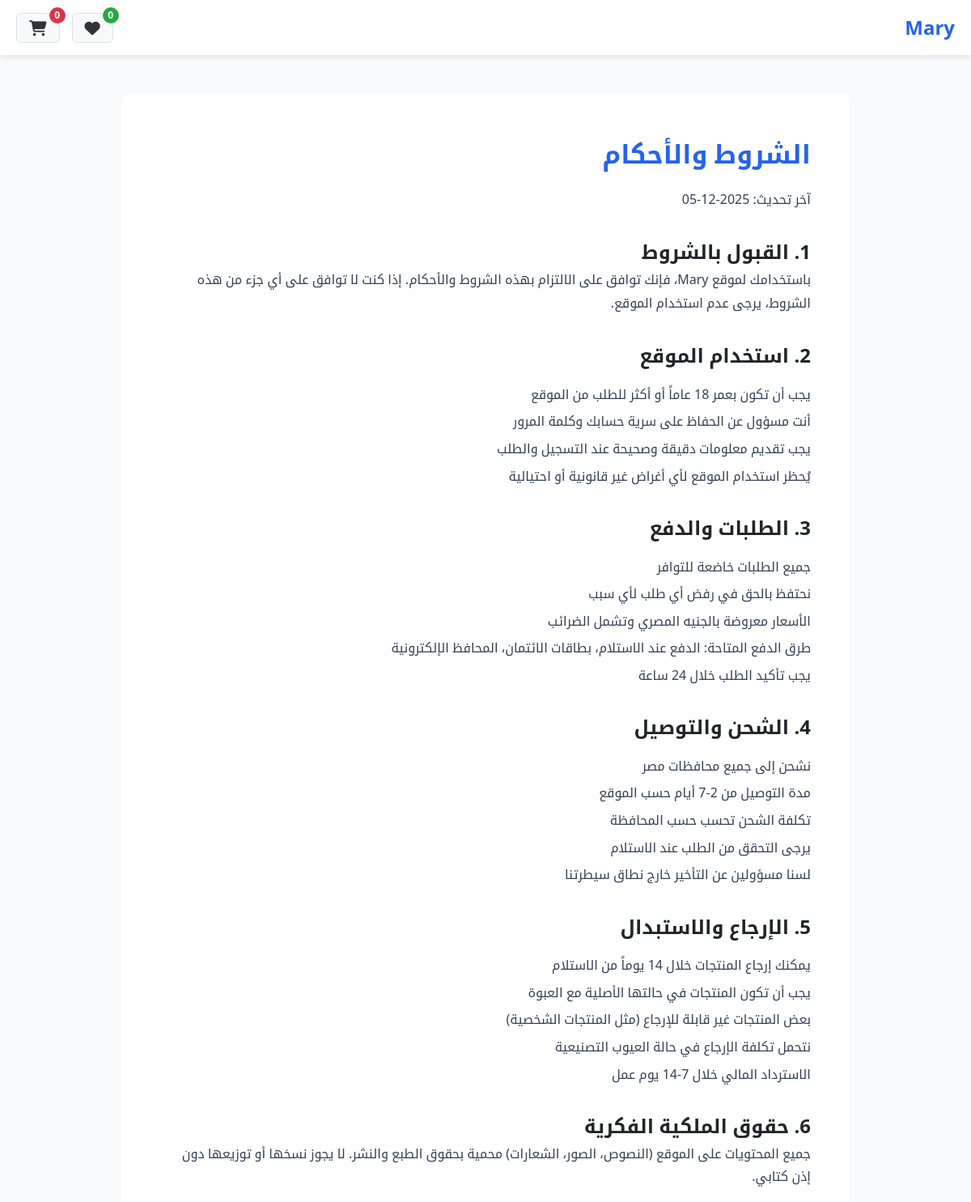
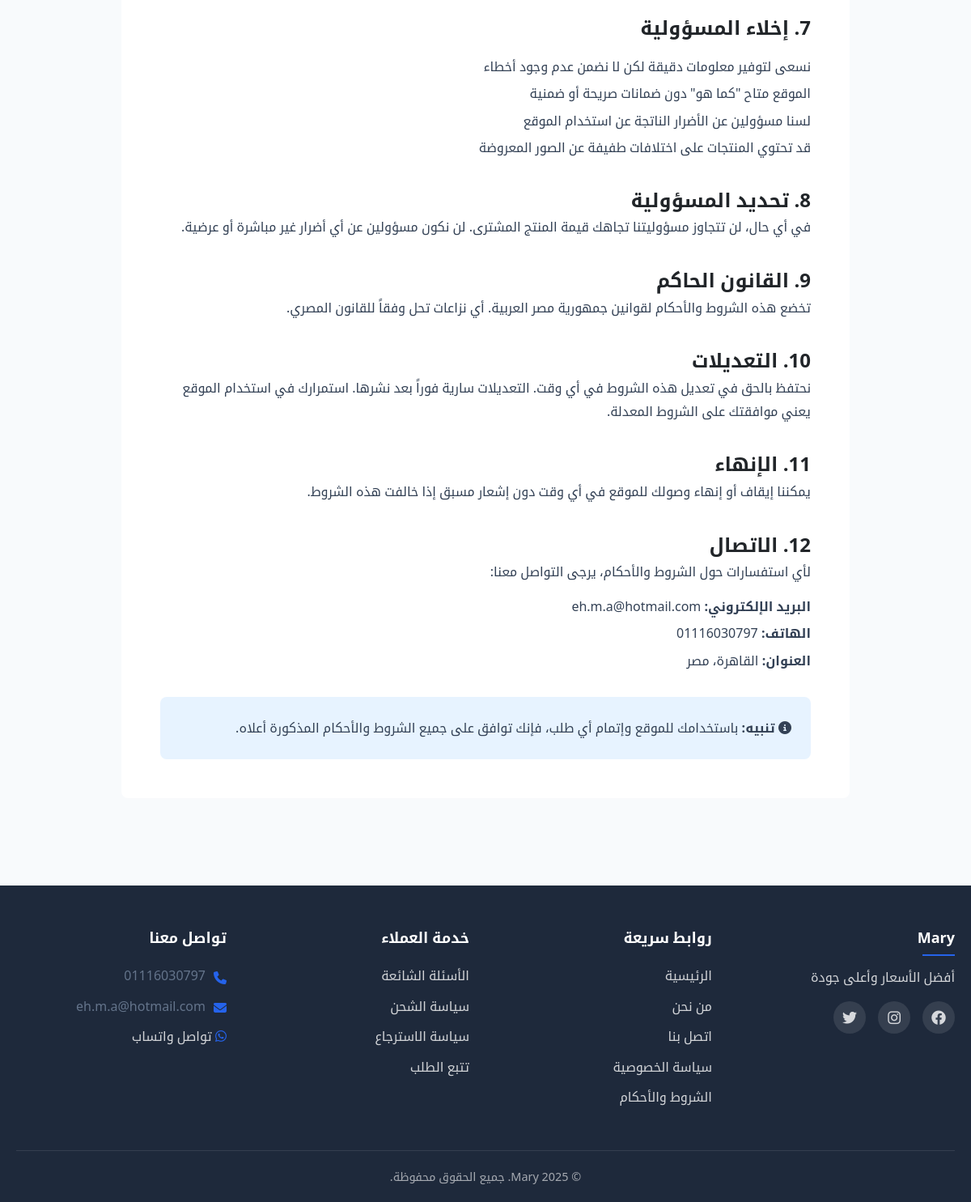
Page /terms.php on the committed database (2 pictures, top to bottom).
### tables this page shows
CREATE TABLE `settings` (
  `id` int(11) NOT NULL,
  `setting_key` varchar(100) NOT NULL,
  `setting_value` text DEFAULT NULL,
  `setting_type` enum('text','number','boolean','json') DEFAULT 'text',
  `created_at` timestamp NOT NULL DEFAULT current_timestamp(),
  `updated_at` timestamp NOT NULL DEFAULT current_timestamp() ON UPDATE current_timestamp()
);

### functions.php (called while the page is built, shortened)
<?php
require_once 'config.php';
function getCartCount() {
    $count = 0;
    return $count;
}
if (!function_exists('getSetting')) {
    function getSetting($key, $default = '') {
        global $pdo;
        try {
            $stmt = $pdo->prepare("SELECT setting_value FROM settings WHERE setting_key = ?");
            $stmt->execute([$key]);
            $result = $stmt->fetchColumn();
            return $result !== false ? $result : $default;
        } catch (Exception $e) {
            return $default;
        }
    }
}
function getWishlistCount() {
    if (!isset($_SESSION['customer_id'])) {
        return 0;
    }
    global $pdo;
    $stmt = $pdo->prepare("SELECT COUNT(*) FROM wishlists WHERE customer_id = ?");
    $stmt->execute([$_SESSION['customer_id']]);
    return $stmt->fetchColumn();
}
 ?>

### terms.php (the view, shortened to what this page needs)
<?php
require_once 'functions.php';
$storeName = getSetting('store_name', 'متجر إلكتروني');
$storeDescription = getSetting('store_description', '');
?>
<!DOCTYPE html>
<html lang="ar" dir="rtl">
<head>
    <link rel="stylesheet" href="assets/css/styles.css">
    <link rel="stylesheet" href="https://cdnjs.cloudflare.com/ajax/libs/font-awesome/6.4.0/css/all.min.css">
</head>
<body>
<header class="site-header">
        <div class="container">
            <div class="header-content">
                <div class="logo">
                    <a href="index.php"><h1><?= htmlspecialchars($storeName) ?></h1></a>
                </div>
                <div class="header-actions">
                <a href="wishlist.php" class="wishlist-btn">
                    <i class="fas fa-heart"></i>
                    <span class="wishlist-count" id="wishlist-count">
                        <?= getWishlistCount() ?>
                    </span>
                </a>
                    <a href="cart.php" class="cart-btn">
                        <i class="fas fa-shopping-cart"></i>
                        <span class="cart-count"><?= getCartCount() ?></span>
                    </a>
                </div>
            </div>
        </div>
    </header>
    <main class="terms-page">
        <div class="container">
            <div class="terms-content">
                <h1>الشروط والأحكام</h1>
                <p>آخر تحديث: <?= date('Y-m-d') ?></p>
                <h2>1. القبول بالشروط</h2>
                <p>باستخدامك لموقع <?= htmlspecialchars($storeName) ?>، فإنك توافق على الالتزام بهذه الشروط والأحكام. إذا كنت لا توافق على أي جزء من هذه الشروط، يرجى عدم استخدام الموقع.</p>
                <h2>2. استخدام الموقع</h2>
                <ul>
                    <li>يجب أن تكون بعمر 18 عاماً أو أكثر للطلب من الموقع</li>
                    <li>أنت مسؤول عن الحفاظ على سرية حسابك وكلمة المرور</li>
                    <li>يجب تقديم معلومات دقيقة وصحيحة عند التسجيل والطلب</li>
                    <li>يُحظر استخدام الموقع لأي أغراض غير قانونية أو احتيالية</li>
                </ul>
                <h2>3. الطلبات والدفع</h2>
                <ul>
                    <li>جميع الطلبات خاضعة للتوافر</li>
                    <li>نحتفظ بالحق في رفض أي طلب لأي سبب</li>
                    <li>الأسعار معروضة بالجنيه المصري وتشمل الضرائب</li>
                    <li>طرق الدفع المتاحة: الدفع عند الاستلام، بطاقات الائتمان، المحافظ الإلكترونية</li>
                    <li>يجب تأكيد الطلب خلال 24 ساعة</li>
                </ul>
                <h2>4. الشحن والتوصيل</h2>
                <ul>
                    <li>نشحن إلى جميع محافظات مصر</li>
                    <li>مدة التوصيل من 2-7 أيام حسب الموقع</li>
                    <li>تكلفة الشحن تحسب حسب المحافظة</li>
                    <li>يرجى التحقق من الطلب عند الاستلام</li>
                    <li>لسنا مسؤولين عن التأخير خارج نطاق سيطرتنا</li>
                </ul>
                <h2>5. الإرجاع والاستبدال</h2>
                <ul>
                    <li>يمكنك إرجاع المنتجات خلال 14 يوماً من الاستلام</li>
                    <li>يجب أن تكون المنتجات في حالتها الأصلية مع العبوة</li>
                    <li>بعض المنتجات غير قابلة للإرجاع (مثل المنتجات الشخصية)</li>
                    <li>نتحمل تكلفة الإرجاع في حالة العيوب التصنيعية</li>
                    <li>الاسترداد المالي خلال 7-14 يوم عمل</li>
                </ul>
                <h2>6. حقوق الملكية الفكرية</h2>
                <p>جميع المحتويات على الموقع (النصوص، الصور، الشعارات) محمية بحقوق الطبع والنشر. لا يجوز نسخها أو توزيعها دون إذن كتابي.</p>
                <h2>7. إخلاء المسؤولية</h2>
                <ul>
                    <li>نسعى لتوفير معلومات دقيقة لكن لا نضمن عدم وجود أخطاء</li>
                    <li>الموقع متاح "كما هو" دون ضمانات صريحة أو ضمنية</li>
                    <li>لسنا مسؤولين عن الأضرار الناتجة عن استخدام الموقع</li>
                    <li>قد تحتوي المنتجات على اختلافات طفيفة عن الصور المعروضة</li>
                </ul>
                <h2>8. تحديد المسؤولية</h2>
                <p>في أي حال، لن تتجاوز مسؤوليتنا تجاهك قيمة المنتج المشترى. لن نكون مسؤولين عن أي أضرار غير مباشرة أو عرضية.</p>
                <h2>9. القانون الحاكم</h2>
                <p>تخضع هذه الشروط والأحكام لقوانين جمهورية مصر العربية. أي نزاعات تحل وفقاً للقانون المصري.</p>
                <h2>10. التعديلات</h2>
                <p>نحتفظ بالحق في تعديل هذه الشروط في أي وقت. التعديلات سارية فوراً بعد نشرها. استمرارك في استخدام الموقع يعني موافقتك على الشروط المعدلة.</p>
                <h2>11. الإنهاء</h2>
                <p>يمكننا إيقاف أو إنهاء وصولك للموقع في أي وقت دون إشعار مسبق إذا خالفت هذه الشروط.</p>
                <h2>12. الاتصال</h2>
                <p>لأي استفسارات حول الشروط والأحكام، يرجى التواصل معنا:</p>
                <ul>
                    <li><strong>البريد الإلكتروني:</strong> <?= getSetting('store_email', 'legal@store.com') ?></li>
                    <li><strong>الهاتف:</strong> <?= getSetting('store_phone', '+20 100 000 0000') ?></li>
                    <li><strong>العنوان:</strong> القاهرة، مصر</li>
                </ul>
                <div style="background: #e7f3ff; padding: 1.5rem; border-radius: 8px; margin-top: 2rem;">
                    <p style="margin: 0;"><i class="fas fa-info-circle"></i> <strong>تنبيه:</strong> باستخدامك للموقع وإتمام أي طلب، فإنك توافق على جميع الشروط والأحكام المذكورة أعلاه.</p>
                </div>
            </div>
        </div>
    </main>
    <footer class="site-footer">
        <div class="container">
            <div class="footer-content">
                <div class="footer-section">
                    <h3><?= htmlspecialchars($storeName) ?></h3>
                    <p><?= htmlspecialchars($storeDescription) ?></p>
                    <div class="social-links">
                        <?php if ($fb = getSetting('facebook_url')): ?>
                            <a href="<?= htmlspecialchars($fb) ?>" target="_blank"><i class="fab fa-facebook"></i></a>
                        <?php endif; ?>
                        <?php if ($ig = getSetting('instagram_url')): ?>
                            <a href="<?= htmlspecialchars($ig) ?>" target="_blank"><i class="fab fa-instagram"></i></a>
                        <?php endif; ?>
                        <?php if ($tw = getSetting('twitter_url')): ?>
                            <a href="<?= htmlspecialchars($tw) ?>" target="_blank"><i class="fab fa-twitter"></i></a>
                        <?php endif; ?>
                    </div>
                </div>
                <div class="footer-section">
                    <h4>روابط سريعة</h4>
                    <ul>
                        <li><a href="index.php">الرئيسية</a></li>
                        <li><a href="about.php">من نحن</a></li>
                        <li><a href="contact.php">اتصل بنا</a></li>
                        <li><a href="privacy.php">سياسة الخصوصية</a></li>
                        <li><a href="terms.php">الشروط والأحكام</a></li>
                    </ul>
                </div>
                <div class="footer-section">
                    <h4>خدمة العملاء</h4>
                    <ul>
                        <li><a href="faq.php">الأسئلة الشائعة</a></li>
                        <li><a href="shipping.php">سياسة الشحن</a></li>
                        <li><a href="returns.php">سياسة الاسترجاع</a></li>
                        <li><a href="track.php">تتبع الطلب</a></li>
                    </ul>
                </div>
                <div class="footer-section">
                    <h4>تواصل معنا</h4>
                    <ul class="contact-info">
                        <li><i class="fas fa-phone"></i> <?= getSetting('store_phone', '') ?></li>
                        <li><i class="fas fa-envelope"></i> <?= getSetting('store_email', '') ?></li>
                        <?php if ($whatsapp = getSetting('whatsapp_number')): ?>
                            <li>
                                <a href="https://wa.me/<?= $whatsapp ?>" target="_blank">
                                    <i class="fab fa-whatsapp"></i> تواصل واتساب
                                </a>
                            </li>
                        <?php endif; ?>
                    </ul>
                </div>
            </div>
            <div class="footer-bottom">
                <p>&copy; <?= date('Y') ?> <?= htmlspecialchars($storeName) ?>. جميع الحقوق محفوظة.</p>
            </div>
        </div>
    </footer>
</body>
</html>

### terms.php (style rules this page uses)
.terms-page { padding: 3rem 0; }
.terms-content { background: white; padding: 3rem; border-radius: 8px; max-width: 900px; margin: 0 auto; }
.terms-content h1 { color: var(--primary-color); margin-bottom: 1rem; }
.terms-content h2 { margin-top: 2rem; color: var(--text-primary); font-size: 1.5rem; }
.terms-content p { margin-bottom: 1rem; line-height: 1.8; }
.terms-content ul { margin: 1rem 0 1rem 2rem; }
.terms-content ul li { margin-bottom: 0.5rem; }

### rows in the picture
settings: setting_value "Mary"
settings: setting_value "eh.m.a@hotmail.com"
settings: setting_value "01116030797"
settings: setting_value "أفضل الأسعار وأعلى جودة"

### other values in the picture
getWishlistCount() "0"
getCartCount() "0"
